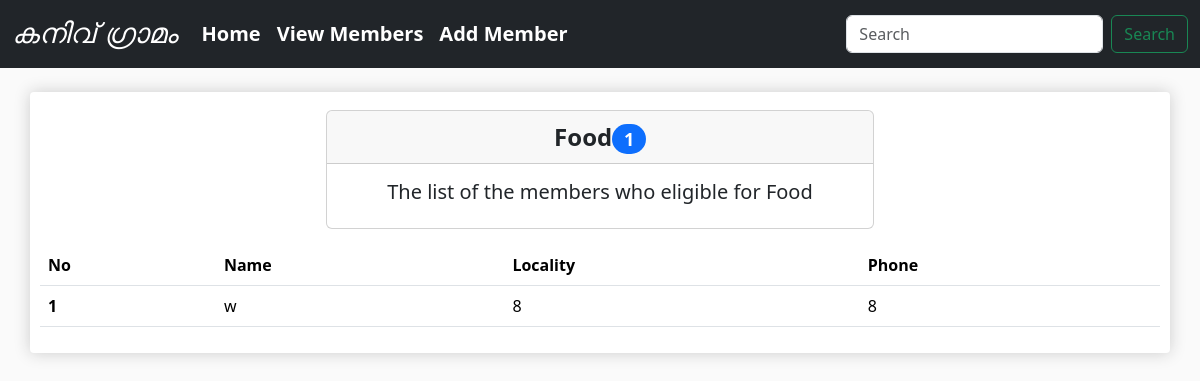
Before: /1 with the older database file.
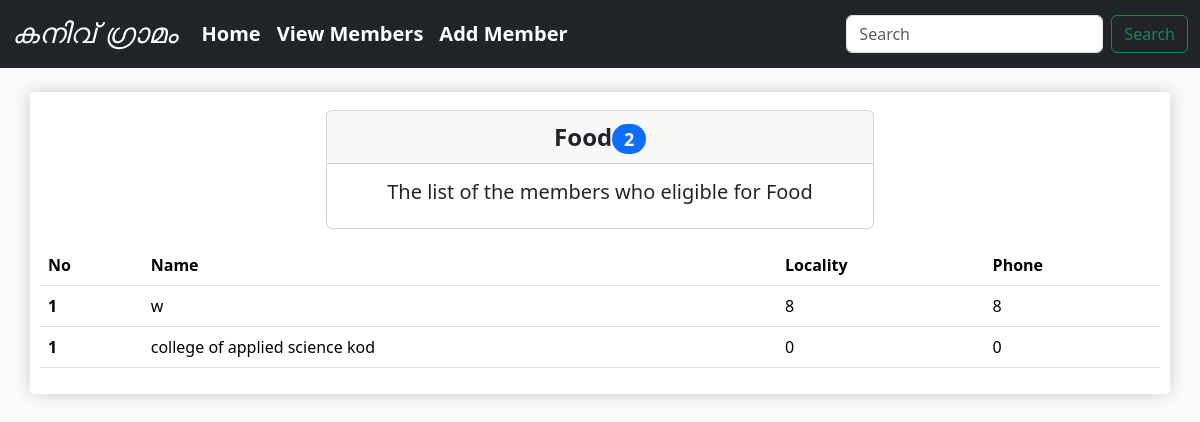
After: the same page with the newer database file.
### charity/models.py (models this page shows, shortened)
class Requirement(models.Model):
    member = models.ForeignKey(Member, on_delete=models.CASCADE, blank=True)
    requirement = models.ManyToManyField(Category, blank=True,)

class Member(models.Model):
    ration_card_status = (
        ('APL', 'APL'),
        ('BPL', 'BPL'),
    )
    name = models.CharField(max_length=30, verbose_name='Name')
    age = models.IntegerField(verbose_name='Age')
    phone = models.PositiveIntegerField(help_text='Enter phone number without country code')
    house_name = models.CharField(max_length=50)
    locality = models.CharField(max_length=50)
    pin_code = models.IntegerField()
    ration_card = models.CharField(choices=ration_card_status, max_length=10)
    annual_income = models.IntegerField()
    job = models.CharField(max_length=50)
    remark = models.TextField(max_length=100, help_text='Max 100 letters', blank=True)

### charity/views.py (the view)
# urls.py: path('<int:category_id>', views.view_by_category, name='view-by-category'),
def view_by_category(request, category_id):
    category = Category.objects.get(id=category_id)
    requirements = Requirement.objects.filter(requirement=category)
    print(requirements)
    context = {
        'requirements': requirements,
        'category': category,
        'total_members': requirements.count()
    }
    return render(request, 'charity/view-by-category.html', context)

### charity/models.py (called while the page is built)
    def __str__(self):
        return self.category

### templates/charity/view-by-category.html
{% extends 'base.html' %}
{% block content %}
    <div class="container bg-white mt-4 box-shadow">
        <div class="row justify-content-center">
            <div class="col-12 col-lg-6">
                <div class="card mb-3 text-center mt-2">
                    <div class="card-header fs-4"><b>{{ category }}<span
                            class="badge rounded-pill bg-primary">{{ total_members }}</span></b></div>
                    <div class="card-body text-dark">
                        <h5 class="card-title">The list of the members who eligible for {{ category }}</h5>
                    </div>
                </div>
            </div>
        </div>
        <div class="row">
            <div class="col-12 col-lg-12">
                <table class="table table-hover">
                    <thead>
                    <tr>
                        <th scope="col">No</th>
                        <th scope="col">Name</th>
                        <th scope="col">Locality</th>
                        <th scope="col">Phone</th>
                    </tr>
                    </thead>
                    <tbody>
                    {% for requirement in requirements %}
                        <tr>
                            <th scope="row">1</th>
                            <td>{{ requirement.member.name }}</td>
                            <td>{{ requirement.member.locality }}</td>
                            <td>{{ requirement.member.phone }}</td>
                        </tr>
                    {% endfor %}
                    </tbody>
                </table>
            </div>
        </div>
    </div>
{% endblock %}

Changed rows visible on the page:
added Requirement: member.name "college of applied science kod", member.locality "0", member.phone "0"
Other visible differences:
{{ total_members }}: "1" → "2"
